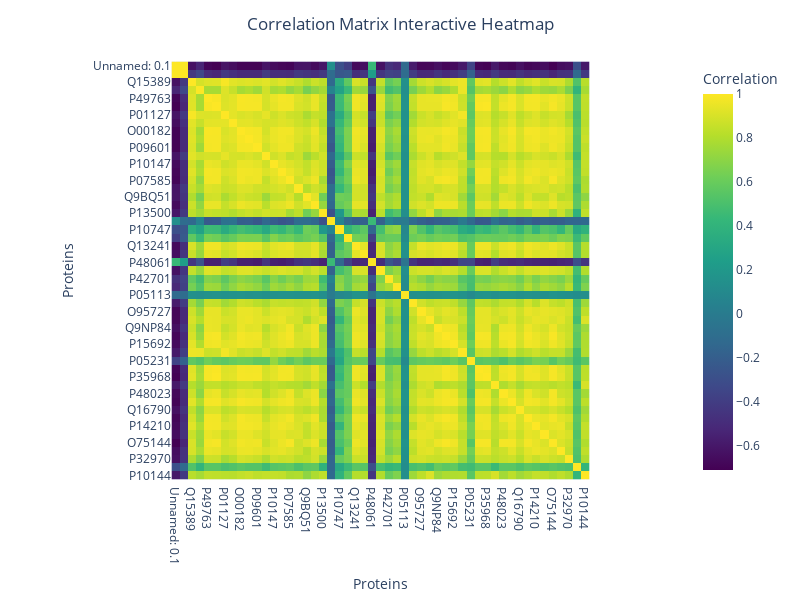

Notebook cell for this chart:
### Code cell
#Use Plotly to produce interactive heatmaps or scatter plots, 
#enable to zoom in on areas of interest and explore relationships more dynamically.

import plotly.express as px
import plotly.io as pio

#correlation_matrix = df.corr()



# Example for a heatmap using Plotly
fig = px.imshow(correlation_matrix, color_continuous_scale='Viridis', 
                labels=dict(x="Proteins", y="Proteins", color="Correlation"))




fig.update_layout(
    title={
        'text': "Correlation Matrix Interactive Heatmap",
        'x': 0.5,  # Center the title
        'xanchor': 'center'  # Anchor the title at the center
    },
        width=800,
        height=600
)
plt.savefig('Correlation_Matrix.png', format='png', dpi=300)  # Adjust dpi for resolution
fig.show()

### Figure 1 — Plotly figure (JSON) as saved in the notebook; plotly's stock layout.template omitted (floating-point values rounded to 4 significant figures; data arrays with more than 128 entries replaced by an {"elided": "..."} marker saying what was removed)
{"data": [{"coloraxis": "coloraxis", "hovertemplate": "Proteins: %{x}<br>Proteins: %{y}<br>Correlation: %{z}<extra></extra>", "name": "0", "type": "heatmap", "x": ["Unnamed: 0.1", "Unnamed: 0", "Q15389", "P29965", "P49763", "Q02763", "P01127", "P09341", "O00182", "Q14116", "P09601", "Q92583", "P10147", "P09237", "P07585", "P39900", "Q9BQ51", "P01730", "P13500", "P09038", "P10747", "P22301", "Q13241", "O76036", "P48061", "Q9UQV4", "P42701", "P18627", "P05113", "Q01151", "O95727", "P12544", "Q9NP84", "O75509", "P15692", "P01133", "P05231", "P50591", "P35968", "P20718", "P48023", "P09382", "Q16790", "P26842", "P14210", "P43489", "O75144", "O43927", "P32970", "Q8WXI7", "P10144"], "xaxis": "x", "y": ["Unnamed: 0.1", "Unnamed: 0", "Q15389", "P29965", "P49763", "Q02763", "P01127", "P09341", "O00182", "Q14116", "P09601", "Q92583", "P10147", "P09237", "P07585", "P39900", "Q9BQ51", "P01730", "P13500", "P09038", "P10747", "P22301", "Q13241", "O76036", "P48061", "Q9UQV4", "P42701", "P18627", "P05113", "Q01151", "O95727", "P12544", "Q9NP84", "O75509", "P15692", "P01133", "P05231", "P50591", "P35968", "P20718", "P48023", "P09382", "Q16790", "P26842", "P14210", "P43489", "O75144", "O43927", "P32970", "Q8WXI7", "P10144"], "yaxis": "y", "z": {"elided": "51x51 float values"}}], "layout": {"coloraxis": {"colorbar": {"title": {"text": "Correlation"}}, "colorscale": [[0, "#440154"], [0.1111, "#482878"], [0.2222, "#3e4989"], [0.3333, "#31688e"], [0.4444, "#26828e"], [0.5556, "#1f9e89"], [0.6667, "#35b779"], [0.7778, "#6ece58"], [0.8889, "#b5de2b"], [1, "#fde725"]]}, "height": 600, "margin": {"t": 60}, "title": {"text": "Correlation Matrix Interactive Heatmap", "x": 0.5, "xanchor": "center"}, "width": 800, "xaxis": {"anchor": "y", "constrain": "domain", "domain": [0, 1], "scaleanchor": "y", "title": {"text": "Proteins"}}, "yaxis": {"anchor": "x", "autorange": "reversed", "constrain": "domain", "domain": [0, 1], "title": {"text": "Proteins"}}}}
